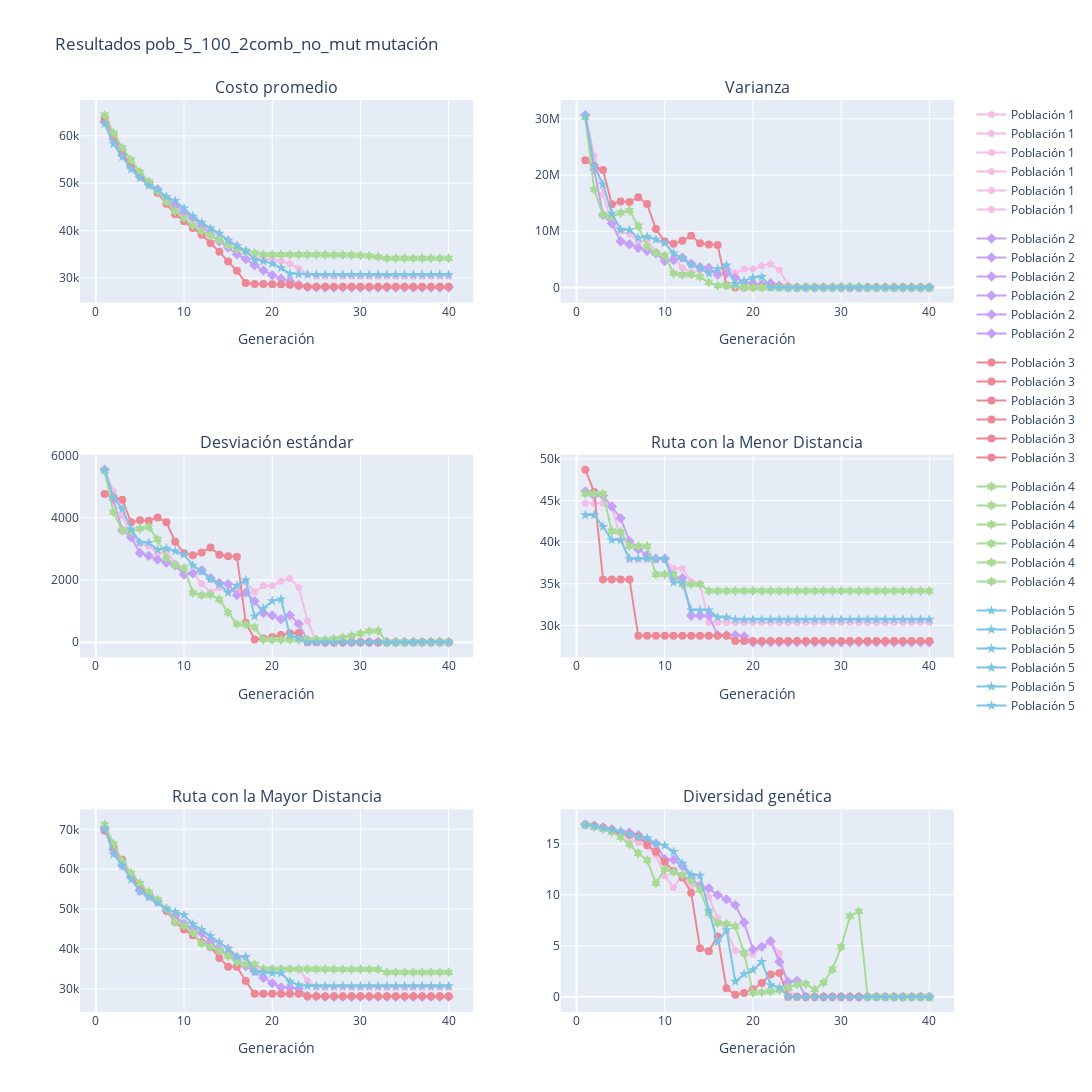

Notebook cell for this chart:
### Code cell
show_report(resultados4, max_gen_, msg=f"Resultados {exp_name4} mutación")
